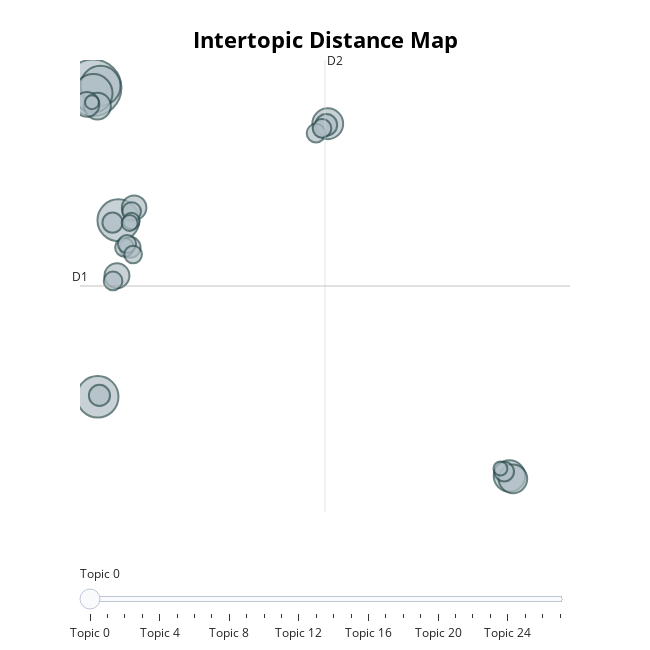

This figure's notebook cell:
### Code cell
fig = topic_model.visualize_topics()
fig.show()

### Figure 1 — Plotly figure (JSON) as saved in the notebook; plotly's stock layout.template omitted (floating-point values rounded to 4 significant figures)
{"data": [{"customdata": [[0, "team | leaders | work | people | employees", 165], [1, "credit | loan | loans | account | interest", 90], [2, "game | season | ufc | players | win", 89], [3, "blood | dr | says | symptoms | pressure", 82], [4, "business | customers | customer | information | marketing", 76], [5, "said | kennedy | government | state | house", 51], [6, "hotel | new | cherry | city | york", 49], [7, "trump | trial | court | case | criminal", 42], [8, "ai | generative | essay | mental | data", 37], [9, "million | billion | stock | disney | company", 32], [10, "apple | water | gaming | iphone | google", 32], [11, "construction | university | education | finance | management", 31], [12, "season | series | netflix | bridgerton | fallout", 24], [13, "chart | billboard | album | beyoncé | band", 23], [14, "boeing | aircraft | airlines | safety | plane", 22], [15, "card | cash | rewards | purchases | earn", 21], [16, "israel | iran | attack | israeli | iranian", 20], [17, "strands | today | words | spangram | answers", 18], [18, "city | cities | number | live | best", 18], [19, "million | billion | year | league | change", 18], [20, "state | aid | industries | fafsa | students", 18], [21, "war | civil | dispenza | film | said", 18], [22, "philbrick | altman | whitfield | amd | coffee", 17], [23, "climate | researchers | heat | change | measles", 16], [24, "stimulus | tax | insurance | ncua | economic", 14], [25, "divorce | accident | fault | child | spouse", 13], [26, "cloud | data | ai | hybrid | google", 10], [27, "police | attack | killed | sydney | hall", 10]], "hovertemplate": "<b>Topic %{customdata[0]}</b><br>%{customdata[1]}<br>Size: %{customdata[2]}", "legendgroup": "", "marker": {"color": "#B0BEC5", "line": {"color": "DarkSlateGrey", "width": 2}, "size": [165, 90, 89, 82, 76, 51, 49, 42, 37, 32, 32, 31, 24, 23, 22, 21, 20, 18, 18, 18, 18, 18, 17, 16, 14, 13, 10, 10], "sizemode": "area", "sizeref": 0.1031, "symbol": "circle"}, "mode": "markers", "name": "", "orientation": "v", "showlegend": false, "type": "scatter", "x": [-1.807, -0.6445, -1.597, -1.466, -1.798, 17.37, 9.001, 17.53, -1.607, -0.7091, -2.097, 0.08099, 8.938, -1.517, -0.0959, -0.9141, 17.13, 8.462, -0.3628, -0.8888, -0.03355, 8.739, -0.2458, 0.03498, -0.04402, -0.1246, -1.861, 16.96], "xaxis": "x", "y": [9.718, 2.15, -7.938, 9.83, 9.403, -12.46, 7.663, -12.62, 8.672, -1.016, 8.768, 2.868, 7.598, -7.857, 0.5996, 2.015, -12.21, 7.123, 0.5993, -1.317, 2.651, 7.399, 0.7921, 0.1929, 2.104, 1.992, 8.892, -12.03], "yaxis": "y"}], "layout": {"annotations": [{"showarrow": false, "text": "D1", "x": -2.412, "y": -1.606, "yshift": 10}, {"showarrow": false, "text": "D2", "x": 8.875, "xshift": 10, "y": 11.3}], "height": 650, "hoverlabel": {"bgcolor": "white", "font": {"family": "Rockwell", "size": 16}}, "legend": {"itemsizing": "constant", "tracegroupgap": 0}, "margin": {"t": 60}, "shapes": [{"line": {"color": "#CFD8DC", "width": 2}, "type": "line", "x0": 8.875, "x1": 8.875, "y0": -14.52, "y1": 11.3}, {"line": {"color": "#9E9E9E", "width": 2}, "type": "line", "x0": -2.412, "x1": 20.16, "y0": -1.606, "y1": -1.606}], "sliders": [{"active": 0, "pad": {"t": 50}, "steps": [{"args": [{"marker.color": [["red", "#B0BEC5", "#B0BEC5", "#B0BEC5", "#B0BEC5", "#B0BEC5", "#B0BEC5", "#B0BEC5", "#B0BEC5", "#B0BEC5", "#B0BEC5", "#B0BEC5", "#B0BEC5", "#B0BEC5", "#B0BEC5", "#B0BEC5", "#B0BEC5", "#B0BEC5", "#B0BEC5", "#B0BEC5", "#B0BEC5", "#B0BEC5", "#B0BEC5", "#B0BEC5", "#B0BEC5", "#B0BEC5", "#B0BEC5", "#B0BEC5"]]}], "label": "Topic 0", "method": "update"}, {"args": [{"marker.color": [["#B0BEC5", "red", "#B0BEC5", "#B0BEC5", "#B0BEC5", "#B0BEC5", "#B0BEC5", "#B0BEC5", "#B0BEC5", "#B0BEC5", "#B0BEC5", "#B0BEC5", "#B0BEC5", "#B0BEC5", "#B0BEC5", "#B0BEC5", "#B0BEC5", "#B0BEC5", "#B0BEC5", "#B0BEC5", "#B0BEC5", "#B0BEC5", "#B0BEC5", "#B0BEC5", "#B0BEC5", "#B0BEC5", "#B0BEC5", "#B0BEC5"]]}], "label": "Topic 1", "method": "update"}, {"args": [{"marker.color": [["#B0BEC5", "#B0BEC5", "red", "#B0BEC5", "#B0BEC5", "#B0BEC5", "#B0BEC5", "#B0BEC5", "#B0BEC5", "#B0BEC5", "#B0BEC5", "#B0BEC5", "#B0BEC5", "#B0BEC5", "#B0BEC5", "#B0BEC5", "#B0BEC5", "#B0BEC5", "#B0BEC5", "#B0BEC5", "#B0BEC5", "#B0BEC5", "#B0BEC5", "#B0BEC5", "#B0BEC5", "#B0BEC5", "#B0BEC5", "#B0BEC5"]]}], "label": "Topic 2", "method": "update"}, {"args": [{"marker.color": [["#B0BEC5", "#B0BEC5", "#B0BEC5", "red", "#B0BEC5", "#B0BEC5", "#B0BEC5", "#B0BEC5", "#B0BEC5", "#B0BEC5", "#B0BEC5", "#B0BEC5", "#B0BEC5", "#B0BEC5", "#B0BEC5", "#B0BEC5", "#B0BEC5", "#B0BEC5", "#B0BEC5", "#B0BEC5", "#B0BEC5", "#B0BEC5", "#B0BEC5", "#B0BEC5", "#B0BEC5", "#B0BEC5", "#B0BEC5", "#B0BEC5"]]}], "label": "Topic 3", "method": "update"}, {"args": [{"marker.color": [["#B0BEC5", "#B0BEC5", "#B0BEC5", "#B0BEC5", "red", "#B0BEC5", "#B0BEC5", "#B0BEC5", "#B0BEC5", "#B0BEC5", "#B0BEC5", "#B0BEC5", "#B0BEC5", "#B0BEC5", "#B0BEC5", "#B0BEC5", "#B0BEC5", "#B0BEC5", "#B0BEC5", "#B0BEC5", "#B0BEC5", "#B0BEC5", "#B0BEC5", "#B0BEC5", "#B0BEC5", "#B0BEC5", "#B0BEC5", "#B0BEC5"]]}], "label": "Topic 4", "method": "update"}, {"args": [{"marker.color": [["#B0BEC5", "#B0BEC5", "#B0BEC5", "#B0BEC5", "#B0BEC5", "red", "#B0BEC5", "#B0BEC5", "#B0BEC5", "#B0BEC5", "#B0BEC5", "#B0BEC5", "#B0BEC5", "#B0BEC5", "#B0BEC5", "#B0BEC5", "#B0BEC5", "#B0BEC5", "#B0BEC5", "#B0BEC5", "#B0BEC5", "#B0BEC5", "#B0BEC5", "#B0BEC5", "#B0BEC5", "#B0BEC5", "#B0BEC5", "#B0BEC5"]]}], "label": "Topic 5", "method": "update"}, {"args": [{"marker.color": [["#B0BEC5", "#B0BEC5", "#B0BEC5", "#B0BEC5", "#B0BEC5", "#B0BEC5", "red", "#B0BEC5", "#B0BEC5", "#B0BEC5", "#B0BEC5", "#B0BEC5", "#B0BEC5", "#B0BEC5", "#B0BEC5", "#B0BEC5", "#B0BEC5", "#B0BEC5", "#B0BEC5", "#B0BEC5", "#B0BEC5", "#B0BEC5", "#B0BEC5", "#B0BEC5", "#B0BEC5", "#B0BEC5", "#B0BEC5", "#B0BEC5"]]}], "label": "Topic 6", "method": "update"}, {"args": [{"marker.color": [["#B0BEC5", "#B0BEC5", "#B0BEC5", "#B0BEC5", "#B0BEC5", "#B0BEC5", "#B0BEC5", "red", "#B0BEC5", "#B0BEC5", "#B0BEC5", "#B0BEC5", "#B0BEC5", "#B0BEC5", "#B0BEC5", "#B0BEC5", "#B0BEC5", "#B0BEC5", "#B0BEC5", "#B0BEC5", "#B0BEC5", "#B0BEC5", "#B0BEC5", "#B0BEC5", "#B0BEC5", "#B0BEC5", "#B0BEC5", "#B0BEC5"]]}], "label": "Topic 7", "method": "update"}, {"args": [{"marker.color": [["#B0BEC5", "#B0BEC5", "#B0BEC5", "#B0BEC5", "#B0BEC5", "#B0BEC5", "#B0BEC5", "#B0BEC5", "red", "#B0BEC5", "#B0BEC5", "#B0BEC5", "#B0BEC5", "#B0BEC5", "#B0BEC5", "#B0BEC5", "#B0BEC5", "#B0BEC5", "#B0BEC5", "#B0BEC5", "#B0BEC5", "#B0BEC5", "#B0BEC5", "#B0BEC5", "#B0BEC5", "#B0BEC5", "#B0BEC5", "#B0BEC5"]]}], "label": "Topic 8", "method": "update"}, {"args": [{"marker.color": [["#B0BEC5", "#B0BEC5", "#B0BEC5", "#B0BEC5", "#B0BEC5", "#B0BEC5", "#B0BEC5", "#B0BEC5", "#B0BEC5", "red", "#B0BEC5", "#B0BEC5", "#B0BEC5", "#B0BEC5", "#B0BEC5", "#B0BEC5", "#B0BEC5", "#B0BEC5", "#B0BEC5", "#B0BEC5", "#B0BEC5", "#B0BEC5", "#B0BEC5", "#B0BEC5", "#B0BEC5", "#B0BEC5", "#B0BEC5", "#B0BEC5"]]}], "label": "Topic 9", "method": "update"}, {"args": [{"marker.color": [["#B0BEC5", "#B0BEC5", "#B0BEC5", "#B0BEC5", "#B0BEC5", "#B0BEC5", "#B0BEC5", "#B0BEC5", "#B0BEC5", "#B0BEC5", "red", "#B0BEC5", "#B0BEC5", "#B0BEC5", "#B0BEC5", "#B0BEC5", "#B0BEC5", "#B0BEC5", "#B0BEC5", "#B0BEC5", "#B0BEC5", "#B0BEC5", "#B0BEC5", "#B0BEC5", "#B0BEC5", "#B0BEC5", "#B0BEC5", "#B0BEC5"]]}], "label": "Topic 10", "method": "update"}, {"args": [{"marker.color": [["#B0BEC5", "#B0BEC5", "#B0BEC5", "#B0BEC5", "#B0BEC5", "#B0BEC5", "#B0BEC5", "#B0BEC5", "#B0BEC5", "#B0BEC5", "#B0BEC5", "red", "#B0BEC5", "#B0BEC5", "#B0BEC5", "#B0BEC5", "#B0BEC5", "#B0BEC5", "#B0BEC5", "#B0BEC5", "#B0BEC5", "#B0BEC5", "#B0BEC5", "#B0BEC5", "#B0BEC5", "#B0BEC5", "#B0BEC5", "#B0BEC5"]]}], "label": "Topic 11", "method": "update"}, {"args": [{"marker.color": [["#B0BEC5", "#B0BEC5", "#B0BEC5", "#B0BEC5", "#B0BEC5", "#B0BEC5", "#B0BEC5", "#B0BEC5", "#B0BEC5", "#B0BEC5", "#B0BEC5", "#B0BEC5", "red", "#B0BEC5", "#B0BEC5", "#B0BEC5", "#B0BEC5", "#B0BEC5", "#B0BEC5", "#B0BEC5", "#B0BEC5", "#B0BEC5", "#B0BEC5", "#B0BEC5", "#B0BEC5", "#B0BEC5", "#B0BEC5", "#B0BEC5"]]}], "label": "Topic 12", "method": "update"}, {"args": [{"marker.color": [["#B0BEC5", "#B0BEC5", "#B0BEC5", "#B0BEC5", "#B0BEC5", "#B0BEC5", "#B0BEC5", "#B0BEC5", "#B0BEC5", "#B0BEC5", "#B0BEC5", "#B0BEC5", "#B0BEC5", "red", "#B0BEC5", "#B0BEC5", "#B0BEC5", "#B0BEC5", "#B0BEC5", "#B0BEC5", "#B0BEC5", "#B0BEC5", "#B0BEC5", "#B0BEC5", "#B0BEC5", "#B0BEC5", "#B0BEC5", "#B0BEC5"]]}], "label": "Topic 13", "method": "update"}, {"args": [{"marker.color": [["#B0BEC5", "#B0BEC5", "#B0BEC5", "#B0BEC5", "#B0BEC5", "#B0BEC5", "#B0BEC5", "#B0BEC5", "#B0BEC5", "#B0BEC5", "#B0BEC5", "#B0BEC5", "#B0BEC5", "#B0BEC5", "red", "#B0BEC5", "#B0BEC5", "#B0BEC5", "#B0BEC5", "#B0BEC5", "#B0BEC5", "#B0BEC5", "#B0BEC5", "#B0BEC5", "#B0BEC5", "#B0BEC5", "#B0BEC5", "#B0BEC5"]]}], "label": "Topic 14", "method": "update"}, {"args": [{"marker.color": [["#B0BEC5", "#B0BEC5", "#B0BEC5", "#B0BEC5", "#B0BEC5", "#B0BEC5", "#B0BEC5", "#B0BEC5", "#B0BEC5", "#B0BEC5", "#B0BEC5", "#B0BEC5", "#B0BEC5", "#B0BEC5", "#B0BEC5", "red", "#B0BEC5", "#B0BEC5", "#B0BEC5", "#B0BEC5", "#B0BEC5", "#B0BEC5", "#B0BEC5", "#B0BEC5", "#B0BEC5", "#B0BEC5", "#B0BEC5", "#B0BEC5"]]}], "label": "Topic 15", "method": "update"}, {"args": [{"marker.color": [["#B0BEC5", "#B0BEC5", "#B0BEC5", "#B0BEC5", "#B0BEC5", "#B0BEC5", "#B0BEC5", "#B0BEC5", "#B0BEC5", "#B0BEC5", "#B0BEC5", "#B0BEC5", "#B0BEC5", "#B0BEC5", "#B0BEC5", "#B0BEC5", "red", "#B0BEC5", "#B0BEC5", "#B0BEC5", "#B0BEC5", "#B0BEC5", "#B0BEC5", "#B0BEC5", "#B0BEC5", "#B0BEC5", "#B0BEC5", "#B0BEC5"]]}], "label": "Topic 16", "method": "update"}, {"args": [{"marker.color": [["#B0BEC5", "#B0BEC5", "#B0BEC5", "#B0BEC5", "#B0BEC5", "#B0BEC5", "#B0BEC5", "#B0BEC5", "#B0BEC5", "#B0BEC5", "#B0BEC5", "#B0BEC5", "#B0BEC5", "#B0BEC5", "#B0BEC5", "#B0BEC5", "#B0BEC5", "red", "#B0BEC5", "#B0BEC5", "#B0BEC5", "#B0BEC5", "#B0BEC5", "#B0BEC5", "#B0BEC5", "#B0BEC5", "#B0BEC5", "#B0BEC5"]]}], "label": "Topic 17", "method": "update"}, {"args": [{"marker.color": [["#B0BEC5", "#B0BEC5", "#B0BEC5", "#B0BEC5", "#B0BEC5", "#B0BEC5", "#B0BEC5", "#B0BEC5", "#B0BEC5", "#B0BEC5", "#B0BEC5", "#B0BEC5", "#B0BEC5", "#B0BEC5", "#B0BEC5", "#B0BEC5", "#B0BEC5", "#B0BEC5", "red", "#B0BEC5", "#B0BEC5", "#B0BEC5", "#B0BEC5", "#B0BEC5", "#B0BEC5", "#B0BEC5", "#B0BEC5", "#B0BEC5"]]}], "label": "Topic 18", "method": "update"}, {"args": [{"marker.color": [["#B0BEC5", "#B0BEC5", "#B0BEC5", "#B0BEC5", "#B0BEC5", "#B0BEC5", "#B0BEC5", "#B0BEC5", "#B0BEC5", "#B0BEC5", "#B0BEC5", "#B0BEC5", "#B0BEC5", "#B0BEC5", "#B0BEC5", "#B0BEC5", "#B0BEC5", "#B0BEC5", "#B0BEC5", "red", "#B0BEC5", "#B0BEC5", "#B0BEC5", "#B0BEC5", "#B0BEC5", "#B0BEC5", "#B0BEC5", "#B0BEC5"]]}], "label": "Topic 19", "method": "update"}, {"args": [{"marker.color": [["#B0BEC5", "#B0BEC5", "#B0BEC5", "#B0BEC5", "#B0BEC5", "#B0BEC5", "#B0BEC5", "#B0BEC5", "#B0BEC5", "#B0BEC5", "#B0BEC5", "#B0BEC5", "#B0BEC5", "#B0BEC5", "#B0BEC5", "#B0BEC5", "#B0BEC5", "#B0BEC5", "#B0BEC5", "#B0BEC5", "red", "#B0BEC5", "#B0BEC5", "#B0BEC5", "#B0BEC5", "#B0BEC5", "#B0BEC5", "#B0BEC5"]]}], "label": "Topic 20", "method": "update"}, {"args": [{"marker.color": [["#B0BEC5", "#B0BEC5", "#B0BEC5", "#B0BEC5", "#B0BEC5", "#B0BEC5", "#B0BEC5", "#B0BEC5", "#B0BEC5", "#B0BEC5", "#B0BEC5", "#B0BEC5", "#B0BEC5", "#B0BEC5", "#B0BEC5", "#B0BEC5", "#B0BEC5", "#B0BEC5", "#B0BEC5", "#B0BEC5", "#B0BEC5", "red", "#B0BEC5", "#B0BEC5", "#B0BEC5", "#B0BEC5", "#B0BEC5", "#B0BEC5"]]}], "label": "Topic 21", "method": "update"}, {"args": [{"marker.color": [["#B0BEC5", "#B0BEC5", "#B0BEC5", "#B0BEC5", "#B0BEC5", "#B0BEC5", "#B0BEC5", "#B0BEC5", "#B0BEC5", "#B0BEC5", "#B0BEC5", "#B0BEC5", "#B0BEC5", "#B0BEC5", "#B0BEC5", "#B0BEC5", "#B0BEC5", "#B0BEC5", "#B0BEC5", "#B0BEC5", "#B0BEC5", "#B0BEC5", "red", "#B0BEC5", "#B0BEC5", "#B0BEC5", "#B0BEC5", "#B0BEC5"]]}], "label": "Topic 22", "method": "update"}, {"args": [{"marker.color": [["#B0BEC5", "#B0BEC5", "#B0BEC5", "#B0BEC5", "#B0BEC5", "#B0BEC5", "#B0BEC5", "#B0BEC5", "#B0BEC5", "#B0BEC5", "#B0BEC5", "#B0BEC5", "#B0BEC5", "#B0BEC5", "#B0BEC5", "#B0BEC5", "#B0BEC5", "#B0BEC5", "#B0BEC5", "#B0BEC5", "#B0BEC5", "#B0BEC5", "#B0BEC5", "red", "#B0BEC5", "#B0BEC5", "#B0BEC5", "#B0BEC5"]]}], "label": "Topic 23", "method": "update"}, {"args": [{"marker.color": [["#B0BEC5", "#B0BEC5", "#B0BEC5", "#B0BEC5", "#B0BEC5", "#B0BEC5", "#B0BEC5", "#B0BEC5", "#B0BEC5", "#B0BEC5", "#B0BEC5", "#B0BEC5", "#B0BEC5", "#B0BEC5", "#B0BEC5", "#B0BEC5", "#B0BEC5", "#B0BEC5", "#B0BEC5", "#B0BEC5", "#B0BEC5", "#B0BEC5", "#B0BEC5", "#B0BEC5", "red", "#B0BEC5", "#B0BEC5", "#B0BEC5"]]}], "label": "Topic 24", "method": "update"}, {"args": [{"marker.color": [["#B0BEC5", "#B0BEC5", "#B0BEC5", "#B0BEC5", "#B0BEC5", "#B0BEC5", "#B0BEC5", "#B0BEC5", "#B0BEC5", "#B0BEC5", "#B0BEC5", "#B0BEC5", "#B0BEC5", "#B0BEC5", "#B0BEC5", "#B0BEC5", "#B0BEC5", "#B0BEC5", "#B0BEC5", "#B0BEC5", "#B0BEC5", "#B0BEC5", "#B0BEC5", "#B0BEC5", "#B0BEC5", "red", "#B0BEC5", "#B0BEC5"]]}], "label": "Topic 25", "method": "update"}, {"args": [{"marker.color": [["#B0BEC5", "#B0BEC5", "#B0BEC5", "#B0BEC5", "#B0BEC5", "#B0BEC5", "#B0BEC5", "#B0BEC5", "#B0BEC5", "#B0BEC5", "#B0BEC5", "#B0BEC5", "#B0BEC5", "#B0BEC5", "#B0BEC5", "#B0BEC5", "#B0BEC5", "#B0BEC5", "#B0BEC5", "#B0BEC5", "#B0BEC5", "#B0BEC5", "#B0BEC5", "#B0BEC5", "#B0BEC5", "#B0BEC5", "red", "#B0BEC5"]]}], "label": "Topic 26", "method": "update"}, {"args": [{"marker.color": [["#B0BEC5", "#B0BEC5", "#B0BEC5", "#B0BEC5", "#B0BEC5", "#B0BEC5", "#B0BEC5", "#B0BEC5", "#B0BEC5", "#B0BEC5", "#B0BEC5", "#B0BEC5", "#B0BEC5", "#B0BEC5", "#B0BEC5", "#B0BEC5", "#B0BEC5", "#B0BEC5", "#B0BEC5", "#B0BEC5", "#B0BEC5", "#B0BEC5", "#B0BEC5", "#B0BEC5", "#B0BEC5", "#B0BEC5", "#B0BEC5", "red"]]}], "label": "Topic 27", "method": "update"}]}], "title": {"font": {"color": "Black", "size": 22}, "text": "<b>Intertopic Distance Map</b>", "x": 0.5, "xanchor": "center", "y": 0.95, "yanchor": "top"}, "width": 650, "xaxis": {"anchor": "y", "domain": [0, 1], "range": [-2.412, 20.16], "title": {"text": ""}, "visible": false}, "yaxis": {"anchor": "x", "domain": [0, 1], "range": [-14.52, 11.3], "title": {"text": ""}, "visible": false}}}
